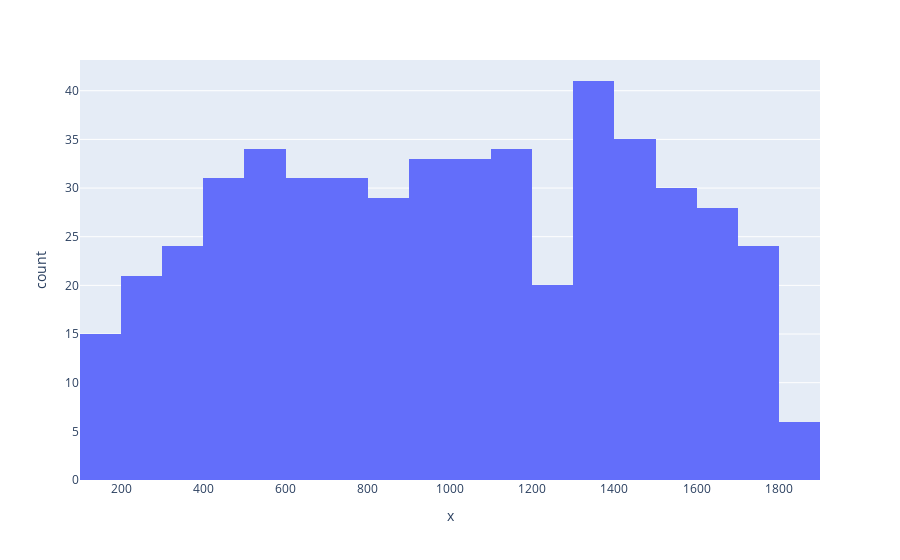

Notebook source saved alongside this figure:
### Code cell
#plt.hist(df["targetTimeMs"])
#df = px.data.tips()
fig = px.histogram(df, x=df["targetTimeMs"]+df["delay"])
fig.show()

### Figure 1 — Plotly figure (JSON) as saved in the notebook; plotly's stock layout.template omitted (floating-point values rounded to 4 significant figures; data arrays with more than 128 entries replaced by an {"elided": "..."} marker saying what was removed)
{"data": [{"alignmentgroup": "True", "bingroup": "x", "hovertemplate": "x=%{x}<br>count=%{y}<extra></extra>", "legendgroup": "", "marker": {"color": "#636efa", "pattern": {"shape": ""}}, "name": "", "offsetgroup": "", "orientation": "v", "showlegend": false, "type": "histogram", "x": {"elided": "500 float values"}, "xaxis": "x", "yaxis": "y"}], "layout": {"barmode": "relative", "legend": {"tracegroupgap": 0}, "margin": {"t": 60}, "xaxis": {"anchor": "y", "domain": [0, 1], "title": {"text": "x"}}, "yaxis": {"anchor": "x", "domain": [0, 1], "title": {"text": "count"}}}}
